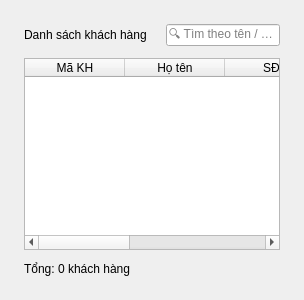
      <widget class="QWidget" name="pageKhachHang">
       <layout class="QVBoxLayout" name="vLayoutKH">
        <property name="leftMargin"><number>24</number></property>
        <property name="topMargin"><number>24</number></property>
        <property name="rightMargin"><number>24</number></property>
        <property name="bottomMargin"><number>24</number></property>
        <property name="spacing"><number>12</number></property>
        <item>
         <layout class="QHBoxLayout">
          <item>
           <widget class="QLabel" name="labelTieuDeKH">
            <property name="text"><string>Danh sách khách hàng</string></property>
            <property name="minimumHeight"><number>40</number></property>
           </widget>
          </item>
          <item>
           <spacer><property name="orientation"><enum>Qt::Horizontal</enum></property></spacer>
          </item>
          <item>
           <widget class="QLineEdit" name="lineEditTimKH">
            <property name="placeholderText"><string>🔍 Tìm theo tên / SĐT...</string></property>
            <property name="minimumWidth"><number>220</number></property>
            <property name="minimumHeight"><number>34</number></property>
           </widget>
          </item>
         </layout>
        </item>
        <item>
         <widget class="QTableWidget" name="tableKhachHang">
          <property name="alternatingRowColors"><bool>true</bool></property>
          <property name="selectionBehavior"><enum>QAbstractItemView::SelectRows</enum></property>
          <property name="editTriggers"><set>QAbstractItemView::NoEditTriggers</set></property>
          <column><property name="text"><string>Mã KH</string></property></column>
          <column><property name="text"><string>Họ tên</string></property></column>
          <column><property name="text"><string>SĐT</string></property></column>
          <column><property name="text"><string>Điểm tích lũy</string></property></column>
          <column><property name="text"><string>Loại thành viên</string></property></column>
         </widget>
        </item>
        <item>
         <widget class="QLabel" name="labelSoKH">
          <property name="text"><string>Tổng: 0 khách hàng</string></property>
          <property name="minimumHeight"><number>24</number></property>
         </widget>
        </item>
       </layout>
      </widget>
